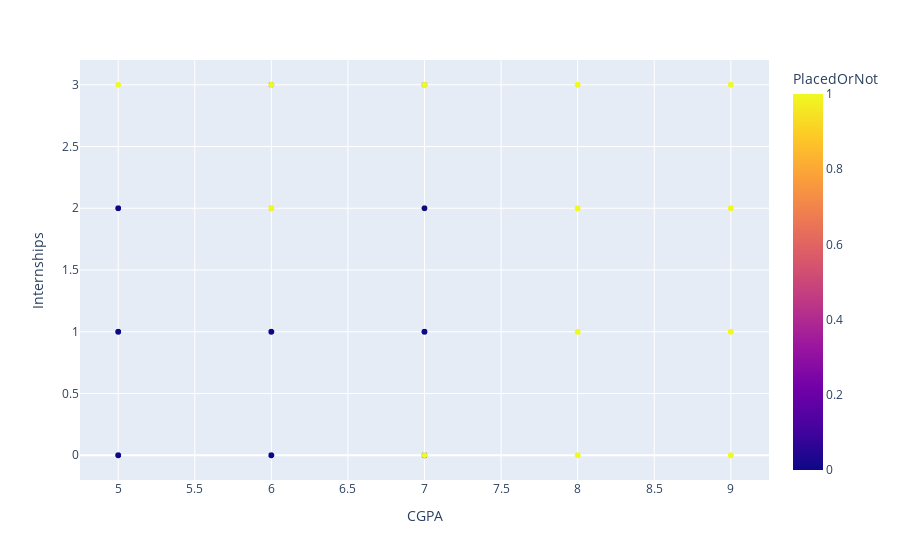

The notebook cell this image was saved under:
### Markdown cell above
# EDA

### Exploratory data analysis is an important stage in machine learning, which involves examining and visualizing the data to learn more about its composition, traits, and trends. It is carried out prior to developing the actual machine learning model and is crucial for spotting possible difficulties and choosing the right preprocessing and feature engineering strategies.

### Code cell
figure = px.scatter(dataframe, x="CGPA", y="Internships", color="PlacedOrNot",  
                 hover_data=['CGPA'])  
figure.show()

### Figure 1 — Plotly figure (JSON) as saved in the notebook; plotly's stock layout.template omitted (floating-point values rounded to 4 significant figures; data arrays with more than 128 entries replaced by an {"elided": "..."} marker saying what was removed)
{"data": [{"hovertemplate": "CGPA=%{x}<br>Internships=%{y}<br>PlacedOrNot=%{marker.color}<extra></extra>", "legendgroup": "", "marker": {"color": {"elided": "1137 int values"}, "coloraxis": "coloraxis", "symbol": "circle"}, "mode": "markers", "name": "", "showlegend": false, "type": "scattergl", "x": {"elided": "1137 int values"}, "xaxis": "x", "y": {"elided": "1137 int values"}, "yaxis": "y"}], "layout": {"coloraxis": {"colorbar": {"title": {"text": "PlacedOrNot"}}, "colorscale": [[0, "#0d0887"], [0.1111, "#46039f"], [0.2222, "#7201a8"], [0.3333, "#9c179e"], [0.4444, "#bd3786"], [0.5556, "#d8576b"], [0.6667, "#ed7953"], [0.7778, "#fb9f3a"], [0.8889, "#fdca26"], [1, "#f0f921"]]}, "legend": {"tracegroupgap": 0}, "margin": {"t": 60}, "xaxis": {"anchor": "y", "domain": [0, 1], "title": {"text": "CGPA"}}, "yaxis": {"anchor": "x", "domain": [0, 1], "title": {"text": "Internships"}}}}
